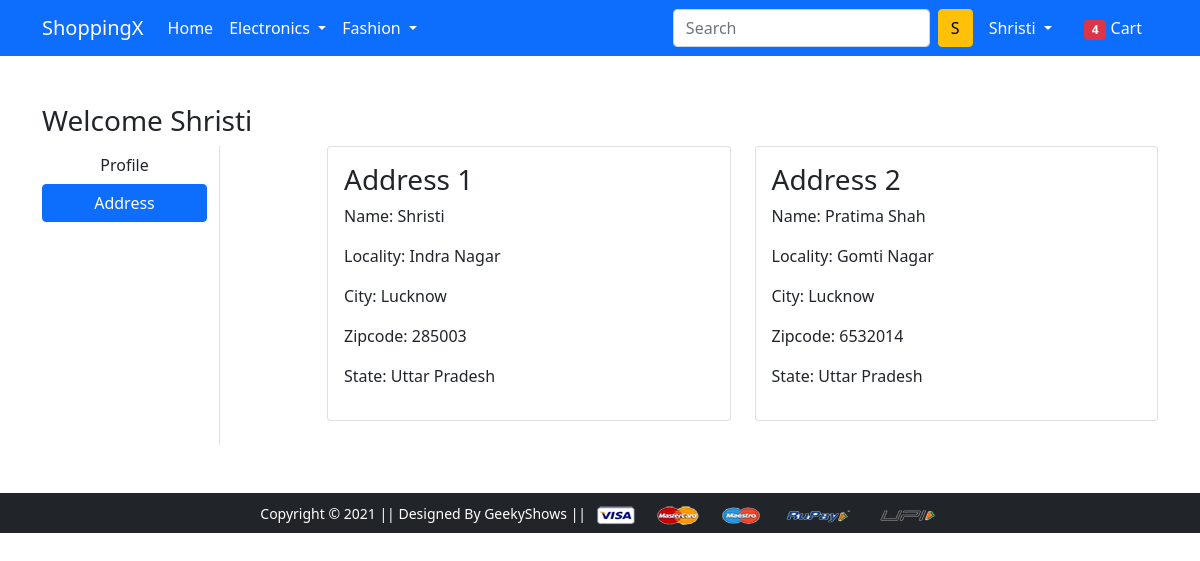
The app's page /address/ (signed in) with its own data.
### app/models.py (models this page shows, shortened)
class Customer(models.Model):
    user=models.ForeignKey(User,on_delete=models.CASCADE)
    name=models.CharField(max_length=200)
    locality=models.CharField(max_length=200)
    city=models.CharField(max_length=50)
    zipcode=models.IntegerField()
    state=models.CharField(choices=STATE_CHOICES,max_length=50)

### app/views.py (the view)
# urls.py: path('address/', views.address, name='address'),
@login_required
def address(request):
  add=Customer.objects.filter(user=request.user)
  return render(request, 'app/address.html',{'add':add,'active':'btn-primary'})

### app/templates/app/address.html (shortened to what this page needs)
{% extends 'app/base.html' %}
{% load static %}
{% block main-content %}
<div class="container my-5">
 <div class="row">
 <h3>Welcome {{request.user|capfirst}}</h3>
  <div class="col-sm-2 border-end">
   <ul class="list-unstyled">
    <li class="d-grid"><a href="{% url 'profile' %}" class="btn ">Profile</a></li>
    <li class="d-grid"><a href="{% url 'address' %}" class="btn {{active}} ">Address</a></li>
   </ul>
  </div>
  <div class="col-sm-9 offset-sm-1">
   <div class="row">
    {% for ad in add %}
    <div class="col-sm-6 mb-4">
     <div class="card">
      <div class="card-body">
       <h3>Address {{forloop.counter}}</h3>
       <p>Name: {{ad.name}}</p>
       <p>Locality: {{ad.locality}}</p>
       <p>City: {{ad.city}}</p>
       <p>Zipcode: {{ad.zipcode}}</p>
       <p>State: {{ad.state}}</p>
      </div>
     </div>
    </div>
    {% endfor %}
   </div>
  </div>
 </div>
</div>
{% endblock main-content %}

### app/templates/app/base.html (shortened to what this page needs)
<!doctype html>
{% load static %}
<html lang="en">
  <head>
    <link href="https://cdn.jsdelivr.net/npm/bootstrap@5.0.0-beta1/dist/css/bootstrap.min.css" rel="stylesheet">
    <link rel="stylesheet" href="{% static 'app/css/owl.carousel.min.css' %}">
    <link rel="stylesheet" href="{% static 'app/css/all.min.css' %}">
    <link rel="stylesheet" href="{% static 'app/css/style.css' %}">
  </head>
  <body>
    <nav class="navbar navbar-expand-lg navbar-dark bg-primary">
     <div class="container">
       <a class="navbar-brand" href="/">ShoppingX</a>
       <div class="collapse navbar-collapse" id="navbarSupportedContent">
         <ul class="navbar-nav me-auto mb-2 mb-lg-0">
           <li class="nav-item">
             <a class="nav-link active" aria-current="page" href="/">Home</a>
           </li>
           <li class="nav-item dropdown">
             <a class="nav-link dropdown-toggle text-white" href="#" id="electronicsDropdown" role="button" data-bs-toggle="dropdown" aria-expanded="false">
               Electronics
             </a>
           </li>
           <li class="nav-item dropdown">
             <a class="nav-link dropdown-toggle text-white" href="#" id="fashionDropdown" role="button" data-bs-toggle="dropdown" aria-expanded="false">
               Fashion
             </a>
           </li>
         </ul>
         <form class="d-flex">
           <input class="form-control me-2" type="search" placeholder="Search" aria-label="Search">
           <button class="btn btn-warning" type="submit">S</button>
         </form>
         <div>
          <ul class="navbar-nav me-auto mb-2 mb-lg-0">
            {% if request.user.is_authenticated %}
           <li class="nav-item dropdown mx-2">
              <a class="nav-link dropdown-toggle text-white" href="#" id="profileDropdown" role="button" data-bs-toggle="dropdown" aria-expanded="false">
                <span class="text-capitalize">{{request.user.username}}</span>
              </a>
            </li>
            <li class="nav-item mx-2">
             <a href="{% url 'showcart' %}" class="nav-link text-white"><span class="badge bg-danger">4</span> Cart </a>
            </li>
            {% endif %}
          </ul>
         </div>
       </div>
     </div>
    </nav>
    {% block main-content %} {% endblock main-content %}
    <footer class="container-fluid bg-dark text-center p-2 mt-5">
        <small class="text-white">Copyright &copy; 2021 || Designed By GeekyShows || </small>
        <img src="{% static 'app/images/payment.png' %}" alt="" srcset="" class="img-fluid" height="2px">
    </footer>
  </body>
</html>

### records on screen
Customer: name "Shristi", locality "Indra Nagar", city "Lucknow", zipcode "285003", state "Uttar Pradesh"
Customer: name "Pratima Shah", locality "Gomti Nagar", city "Lucknow", zipcode "6532014", state "Uttar Pradesh"

### other values on screen
{{ request.user.username }} "Shristi"
{{ request.user|capfirst }} "Shristi"
